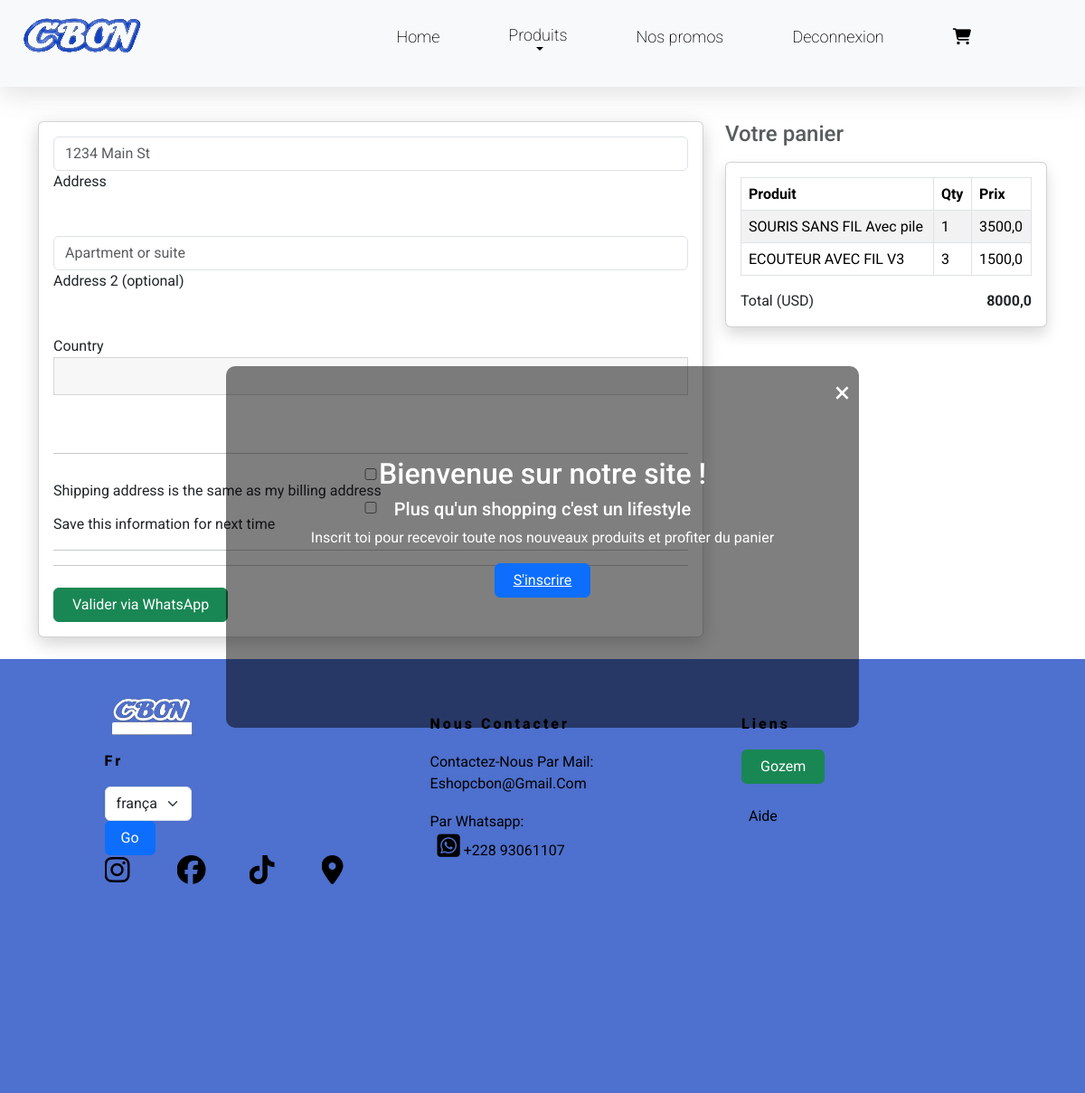
Screenshot of /checkout (signed in) with the database file from the repository.
### store/models.py (models this page shows, shortened)
class Order(models.Model):
    user= models.ForeignKey(AUTH_USER_MODEL,on_delete= models.CASCADE,blank=True, null=True)
    ordered= models.BooleanField(default=False)
    products= models.ForeignKey( product ,on_delete=models.CASCADE,blank=True,null=True, related_name="order")
    quantity= models.IntegerField(default=1)
    ordered = models.BooleanField( default=False)
    quantity = models.IntegerField(default=1)
    def get_total_item_price(self):
        return self.quantity * self.products.prices
    def get_final_price(self):
        if self.products.discount_price:
            return self.get_total_discount_item_price()
        return self.get_total_item_price()

class product (models.Model):
    name = models.CharField(max_length=128)
    slug= models.SlugField(max_length=228,default='', unique=True)
    subcategory = models.ForeignKey(SubCategory,on_delete=models.CASCADE,default=True,null=False,related_name='products')
    category = models.ForeignKey(Category,on_delete=models.CASCADE,default=True,null=False,related_name='products')
    prices= models.FloatField(default=0)
    discount_price= models.FloatField(blank=True, null=True)
    instock = models.IntegerField(default=0)
    description = models.TextField(blank=True)
    thumbnail = models.ImageField(upload_to ="product",blank=True ,null=True)

### accounts/views.py (the view, shortened to what this page needs)
# urls.py: path('checkout', CheckoutView.as_view(), name='checkout'),
class CheckoutView(View):
    def get(self, *args, **kwargs):
        form = CheckoutForm()
        cartitems = Cart.objects.filter(user=self.request.user)
        totalprice = sum(cart.get_total() for cart in cartitems)
        products = product.objects.all()
        context = {
            "cartitem": cartitems,
            "totalprice": totalprice,
            "products": products,
            "form": form,
        }
        return render(self.request, 'store/checkout.html', context)

### accounts/forms.py
class CheckoutForm(forms.Form):
    street_address = forms.CharField(widget=forms.TextInput(attrs={
        'class': 'form-control',
        'placeholder': '1234 Main St'
    }))
    apartment_address = forms.CharField(required=False, widget=forms.TextInput(attrs={
        'class': 'form-control',
        'placeholder': 'Apartment or suite'
    }))
    country = CountryField(blank_label='(select country)').formfield(widget=CountrySelectWidget(attrs={
        'class': 'custom-select d-block w-100'
    }))
    zip = forms.CharField(widget=forms.TextInput(attrs={
        'class': 'form-control'
    }))
    same_billing_address = forms.BooleanField(required=False)
    save_info = forms.BooleanField(required=False)
    payment_option = forms.ChoiceField(
        widget=forms.RadioSelect, choices=PAYMENT)

### accounts/context_processors.py (called while the page is built)
def user_context(request):
    user= get_user(request)
    return{'user': user}

### store/models.py (called while the page is built)
    def get_total(self):
        total = 0
        for order_item in self.orders.all():
            total += order_item.get_final_price()
        return total

### store/templates/store/checkout.html (shortened to what this page needs)
{% extends 'base.html' %}
{% block content %}
<main >
    <div class="container wow fadeIn">
      <h2 class="my-5 h2 text-center">Checkout form</h2>
      <div class="row">
        <div class="col-md-8 mb-4">
          <div class="card">
            <form method="POST" class="card-body">
              <div class="md-form mb-5">
                {{ form.street_address }}
                <label for="address" class="">Address</label>
              </div>
            <div class="md-form mb-5">
              {{ form.apartment_address }}
              <label for="address-2" class="">Address 2 (optional)</label>
            </div>
              <div class="row">
                <div class="md-form mb-5">
                  <label for="country">Country</label>
                  {{ form.country }}
                </div>
              </div>
              <hr>
              <div class="custom-control custom-checkbox">
                <input {% if form.same_billing_address.value %}checked{% endif %} type="checkbox" class="custom-control-input" name="same_billing_address" id="same-address">
                <label class="custom-control-label" for="same-address">Shipping address is the same as my billing address</label>
              </div>
              <div class="custom-control custom-checkbox">
                <input {% if form.save_info.value %}checked{% endif %} type="checkbox" class="custom-control-input" name="save_info" id="save-info">
                <label class="custom-control-label" for="save-info">Save this information for next time</label>
              </div>
              <hr>
              <hr class="mb-4">
              <button class="btn btn-success" type="submit"><a href="{% url 'validate_cart_via_whatsapp' %}" target="_blank" style='color:white ;text-decoration:none; list-style: none;'>Valider via WhatsApp</a>
                </button>
            </form>
          </div>
        </div>
        <div class="col-md-4 mb-4">
          <h4 class="d-flex justify-content-between align-items-center mb-3">
            <span class="text-muted">Votre panier</span>
          </h4>
    <div class="">
        <div class="card shadow">
            <div class="card-body">
                  {% if cartitem %}
                     <table class="table table-striped table-bordered">
                        <thead>
                        <tr>
                          <th>Produit</th>
                          <th>Qty</th>
                          <th>Prix</th>
                        </tr>
                        </thead>
                        <tbody>
                          {% for item in cartitem %}
                          {% for order in item.orders.all %}
                          <tr>
                           <td> {{order.products.name}} </td>
                           <td> {{order.quantity}} </td>
                           <td> {{order.products.prices}} </td>
                          </tr>
                         {% endfor %}
                        {% endfor %}
                        </tbody>
                  </table>
                {% else %}
                    <h4>Votre panier est vide</h4>
                {% endif %}
                <li class="list-group-item d-flex justify-content-between">
                  <span>Total (USD)</span>
                  <strong>{{ totalprice }}</strong>
                </li>
            </div>
        </div>
    </div>
        </div>
      </div>
    </div>
  </main>
{% endblock content %}

### store/static/store/css/style.css (style rules this page uses)
* { text-decoration: none; margin:0; padding: 0; list-style:none; box-sizing: border-box; font-family: 'Dosis', sans-serif; font-family: 'Montserrat', sans-serif; font-family: 'Open Sans', sans-serif; font-family: 'Playfair Display', serif; font-family: 'Roboto', sans-serif; }
body { box-sizing: border-box; list-style:none; display: block; width: 100vw; height: 100%; font-family: 'Roboto', sans-serif; overflow-x: hidden; background-color: #eff2f1; }
body.popup-open { pointer-events: none; }
.card { margin: auto; max-width: 950px; box-shadow: 0 6px 20px 0 rgba(0, 0, 0, 0.19); display: flex; flex-direction: row; border-radius: 1rem; border: transparent; border-bottom-left-radius: unset; }
.card { animation: 1.5s fadeInUp; }
a { padding: 0 1vh; }
hr { margin-top: 1.25rem; }
input { border: 1px solid rgba(0, 0, 0, 0.137); padding: 1vh; margin-bottom: 4vh; outline: none; width: 100%; background-color: rgb(247, 247, 247); }

### rows the page displays
Order: products.name "SOURIS SANS FIL Avec pile", quantity "1", products.prices "3500,0"
Order: products.name "ECOUTEUR AVEC FIL V3", quantity "3", products.prices "1500,0"

### other values shown
{{ totalprice }} "8000,0"
{{ LANGUAGE_CODE }} "Fr"
form field language "français (fr)"
